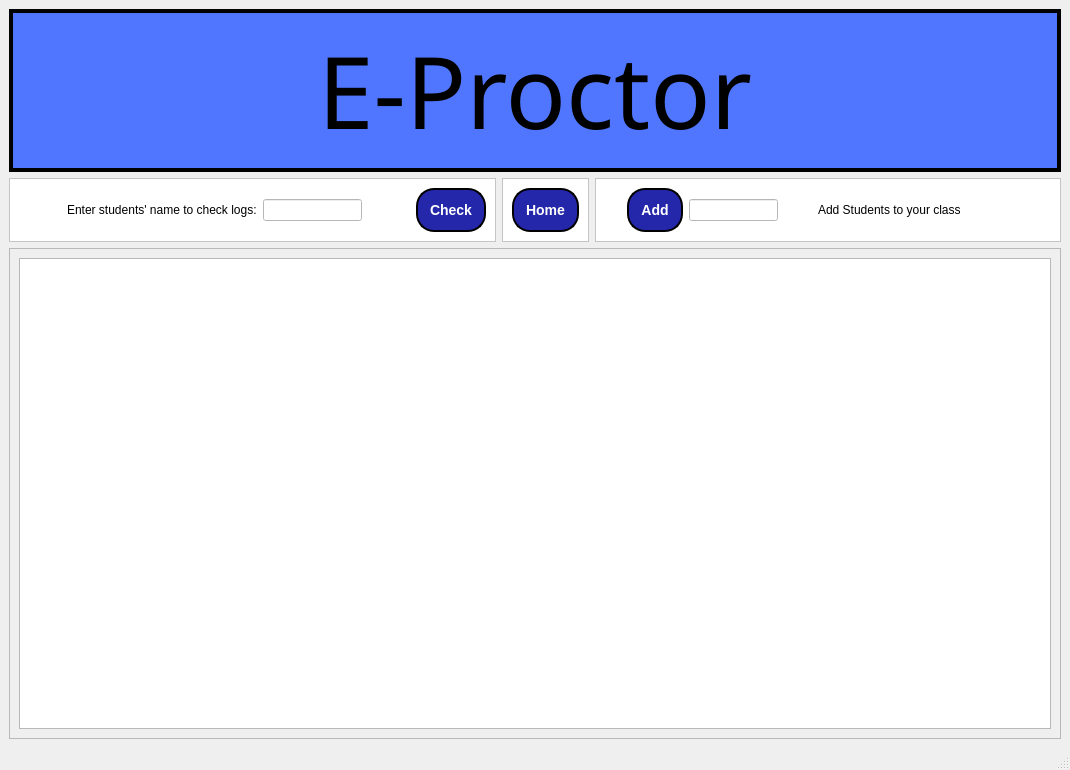
<?xml version="1.0" encoding="UTF-8"?>
<ui version="4.0">
 <class>MainWindow</class>
 <widget class="QMainWindow" name="MainWindow">
  <property name="geometry">
   <rect>
    <x>0</x>
    <y>0</y>
    <width>1070</width>
    <height>770</height>
   </rect>
  </property>
  <property name="windowTitle">
   <string>MainWindow</string>
  </property>
  <widget class="QWidget" name="centralwidget">
   <layout class="QGridLayout" name="gridLayout_5">
    <item row="0" column="0">
     <widget class="QFrame" name="Intro">
      <property name="styleSheet">
       <string notr="true">background-color: rgb(80, 118, 255);
border-color: rgb(80, 118, 255);</string>
      </property>
      <property name="frameShape">
       <enum>QFrame::Box</enum>
      </property>
      <property name="frameShadow">
       <enum>QFrame::Plain</enum>
      </property>
      <property name="lineWidth">
       <number>4</number>
      </property>
      <layout class="QVBoxLayout" name="verticalLayout">
       <item>
        <layout class="QHBoxLayout" name="horizontalLayout">
         <item>
          <spacer name="horizontalSpacer">
           <property name="orientation">
            <enum>Qt::Horizontal</enum>
           </property>
           <property name="sizeHint" stdset="0">
            <size>
             <width>40</width>
             <height>20</height>
            </size>
           </property>
          </spacer>
         </item>
         <item>
          <widget class="QLabel" name="label_3">
           <property name="font">
            <font>
             <family>SWIsot3</family>
             <pointsize>75</pointsize>
             <weight>50</weight>
             <bold>false</bold>
            </font>
           </property>
           <property name="text">
            <string>E-Proctor</string>
           </property>
          </widget>
         </item>
         <item>
          <spacer name="horizontalSpacer_2">
           <property name="orientation">
            <enum>Qt::Horizontal</enum>
           </property>
           <property name="sizeHint" stdset="0">
            <size>
             <width>40</width>
             <height>20</height>
            </size>
           </property>
          </spacer>
         </item>
        </layout>
       </item>
      </layout>
     </widget>
    </item>
    <item row="1" column="0">
     <layout class="QHBoxLayout" name="horizontalLayout_3">
      <item>
       <widget class="QFrame" name="frame">
        <property name="styleSheet">
         <string notr="true">background-color: rgb(255, 255, 255);</string>
        </property>
        <property name="frameShape">
         <enum>QFrame::StyledPanel</enum>
        </property>
        <property name="frameShadow">
         <enum>QFrame::Raised</enum>
        </property>
        <layout class="QGridLayout" name="gridLayout_3">
         <item row="0" column="0">
          <layout class="QHBoxLayout" name="horizontalLayout_6">
           <item>
            <spacer name="horizontalSpacer_3">
             <property name="orientation">
              <enum>Qt::Horizontal</enum>
             </property>
             <property name="sizeHint" stdset="0">
              <size>
               <width>40</width>
               <height>20</height>
              </size>
             </property>
            </spacer>
           </item>
           <item>
            <layout class="QHBoxLayout" name="horizontalLayout_2">
             <item>
              <spacer name="horizontalSpacer_7">
               <property name="orientation">
                <enum>Qt::Horizontal</enum>
               </property>
               <property name="sizeHint" stdset="0">
                <size>
                 <width>40</width>
                 <height>20</height>
                </size>
               </property>
              </spacer>
             </item>
             <item>
              <widget class="QLabel" name="label">
               <property name="text">
                <string>Enter students' name to check logs:</string>
               </property>
              </widget>
             </item>
             <item>
              <widget class="QLineEdit" name="StudentName"/>
             </item>
             <item>
              <spacer name="horizontalSpacer_8">
               <property name="orientation">
                <enum>Qt::Horizontal</enum>
               </property>
               <property name="sizeHint" stdset="0">
                <size>
                 <width>40</width>
                 <height>20</height>
                </size>
               </property>
              </spacer>
             </item>
            </layout>
           </item>
           <item>
            <spacer name="horizontalSpacer_4">
             <property name="orientation">
              <enum>Qt::Horizontal</enum>
             </property>
             <property name="sizeHint" stdset="0">
              <size>
               <width>40</width>
               <height>20</height>
              </size>
             </property>
            </spacer>
           </item>
           <item>
            <widget class="QPushButton" name="pushButton_2">
             <property name="styleSheet">
              <string notr="true">background-color: rgb(37, 39, 170);
color: rgb(255, 255, 255);
    border-style: outset;
    border-width: 2px;
    border-radius: 18px;
    border-color: black;
    font: bold 14px;
    min-width: 5em;
    padding: 12px;</string>
             </property>
             <property name="text">
              <string>Check</string>
             </property>
            </widget>
           </item>
          </layout>
         </item>
        </layout>
       </widget>
      </item>
      <item>
       <widget class="QFrame" name="Login">
        <property name="styleSheet">
         <string notr="true">background-color: rgb(255, 255, 255);</string>
        </property>
        <property name="frameShape">
         <enum>QFrame::StyledPanel</enum>
        </property>
        <property name="frameShadow">
         <enum>QFrame::Raised</enum>
        </property>
        <layout class="QGridLayout" name="gridLayout">
         <item row="0" column="0">
          <widget class="QPushButton" name="pushButton">
           <property name="font">
            <font>
             <pointsize>-1</pointsize>
             <weight>75</weight>
             <italic>false</italic>
             <bold>true</bold>
            </font>
           </property>
           <property name="styleSheet">
            <string notr="true">background-color: rgb(37, 39, 170);
color: rgb(255, 255, 255);
    border-style: outset;
    border-width: 2px;
    border-radius: 18px;
    border-color: black;
    font: bold 14px;
    min-width: 10em;
    padding: 12px;</string>
           </property>
           <property name="text">
            <string>Home</string>
           </property>
          </widget>
         </item>
        </layout>
       </widget>
      </item>
      <item>
       <widget class="QFrame" name="frame_2">
        <property name="styleSheet">
         <string notr="true">background-color: rgb(255, 255, 255);</string>
        </property>
        <property name="frameShape">
         <enum>QFrame::StyledPanel</enum>
        </property>
        <property name="frameShadow">
         <enum>QFrame::Raised</enum>
        </property>
        <layout class="QGridLayout" name="gridLayout_2">
         <item row="0" column="0">
          <layout class="QHBoxLayout" name="horizontalLayout_5">
           <item>
            <spacer name="horizontalSpacer_5">
             <property name="orientation">
              <enum>Qt::Horizontal</enum>
             </property>
             <property name="sizeHint" stdset="0">
              <size>
               <width>40</width>
               <height>20</height>
              </size>
             </property>
            </spacer>
           </item>
           <item>
            <widget class="QPushButton" name="pushButton_3">
             <property name="styleSheet">
              <string notr="true">background-color: rgb(37, 39, 170);
color: rgb(255, 255, 255);
    border-style: outset;
    border-width: 2px;
    border-radius: 18px;
    border-color: black;
    font: bold 14px;
    min-width: 5em;
    padding: 12px;</string>
             </property>
             <property name="text">
              <string>Add</string>
             </property>
            </widget>
           </item>
           <item>
            <widget class="QLineEdit" name="lineEdit_2"/>
           </item>
           <item>
            <layout class="QHBoxLayout" name="horizontalLayout_4">
             <item>
              <spacer name="horizontalSpacer_11">
               <property name="orientation">
                <enum>Qt::Horizontal</enum>
               </property>
               <property name="sizeHint" stdset="0">
                <size>
                 <width>40</width>
                 <height>20</height>
                </size>
               </property>
              </spacer>
             </item>
             <item>
              <widget class="QLabel" name="label_2">
               <property name="text">
                <string>Add Students to your class</string>
               </property>
              </widget>
             </item>
             <item>
              <spacer name="horizontalSpacer_9">
               <property name="orientation">
                <enum>Qt::Horizontal</enum>
               </property>
               <property name="sizeHint" stdset="0">
                <size>
                 <width>40</width>
                 <height>20</height>
                </size>
               </property>
              </spacer>
             </item>
             <item>
              <spacer name="horizontalSpacer_10">
               <property name="orientation">
                <enum>Qt::Horizontal</enum>
               </property>
               <property name="sizeHint" stdset="0">
                <size>
                 <width>40</width>
                 <height>20</height>
                </size>
               </property>
              </spacer>
             </item>
            </layout>
           </item>
           <item>
            <spacer name="horizontalSpacer_6">
             <property name="orientation">
              <enum>Qt::Horizontal</enum>
             </property>
             <property name="sizeHint" stdset="0">
              <size>
               <width>40</width>
               <height>20</height>
              </size>
             </property>
            </spacer>
           </item>
          </layout>
         </item>
        </layout>
       </widget>
      </item>
     </layout>
    </item>
    <item row="2" column="0">
     <widget class="QFrame" name="frame_6">
      <property name="styleSheet">
       <string notr="true"/>
      </property>
      <property name="frameShape">
       <enum>QFrame::StyledPanel</enum>
      </property>
      <property name="frameShadow">
       <enum>QFrame::Raised</enum>
      </property>
      <property name="lineWidth">
       <number>-4</number>
      </property>
      <layout class="QGridLayout" name="gridLayout_4">
       <item row="0" column="0">
        <widget class="QTextBrowser" name="textBrowser"/>
       </item>
      </layout>
     </widget>
    </item>
   </layout>
  </widget>
  <widget class="QMenuBar" name="menubar">
   <property name="geometry">
    <rect>
     <x>0</x>
     <y>0</y>
     <width>1070</width>
     <height>21</height>
    </rect>
   </property>
  </widget>
  <widget class="QStatusBar" name="statusbar"/>
 </widget>
 <resources/>
 <connections/>
</ui>
